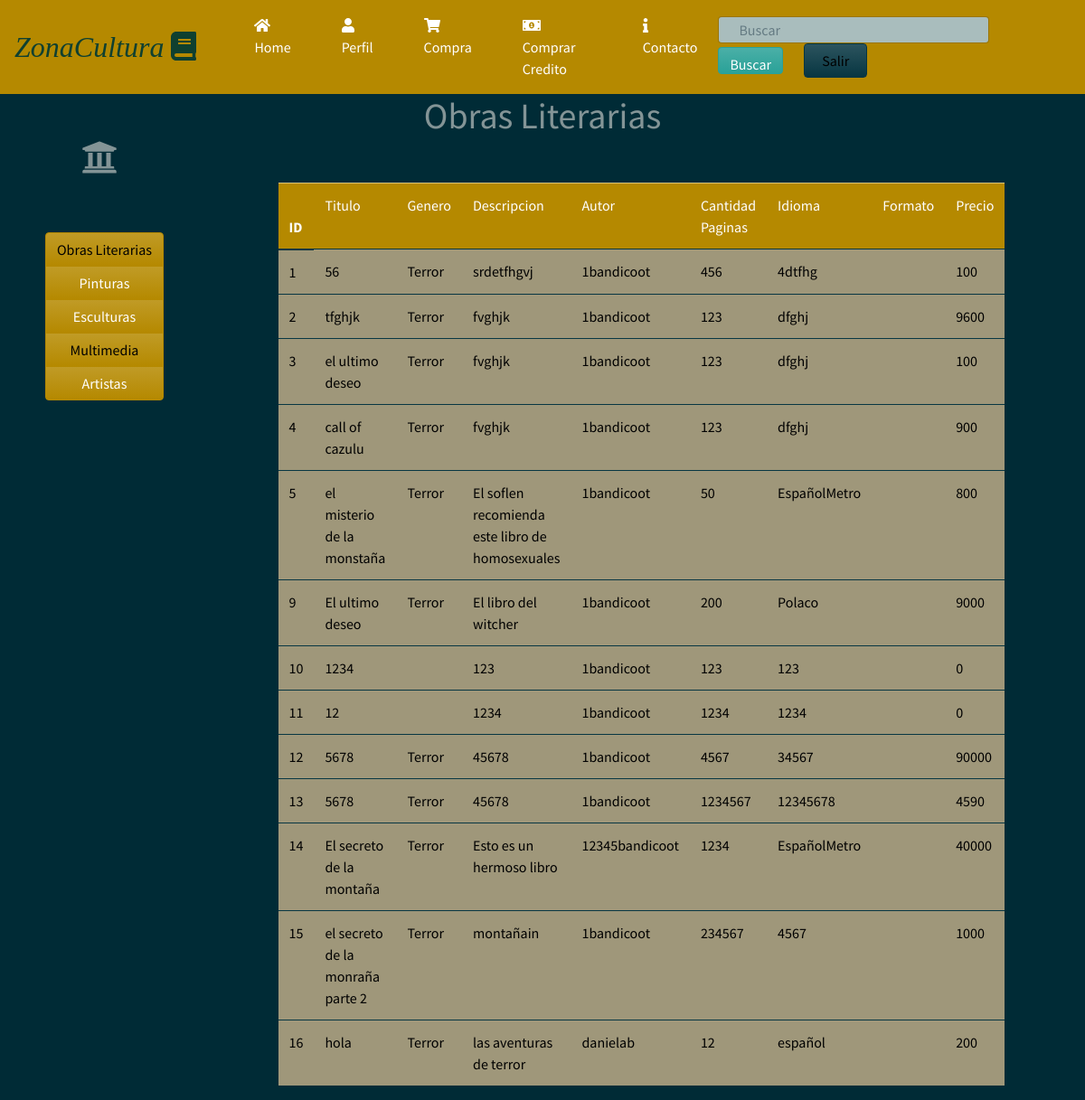
Before: /CatalogoLibros (signed in) with the older database file.
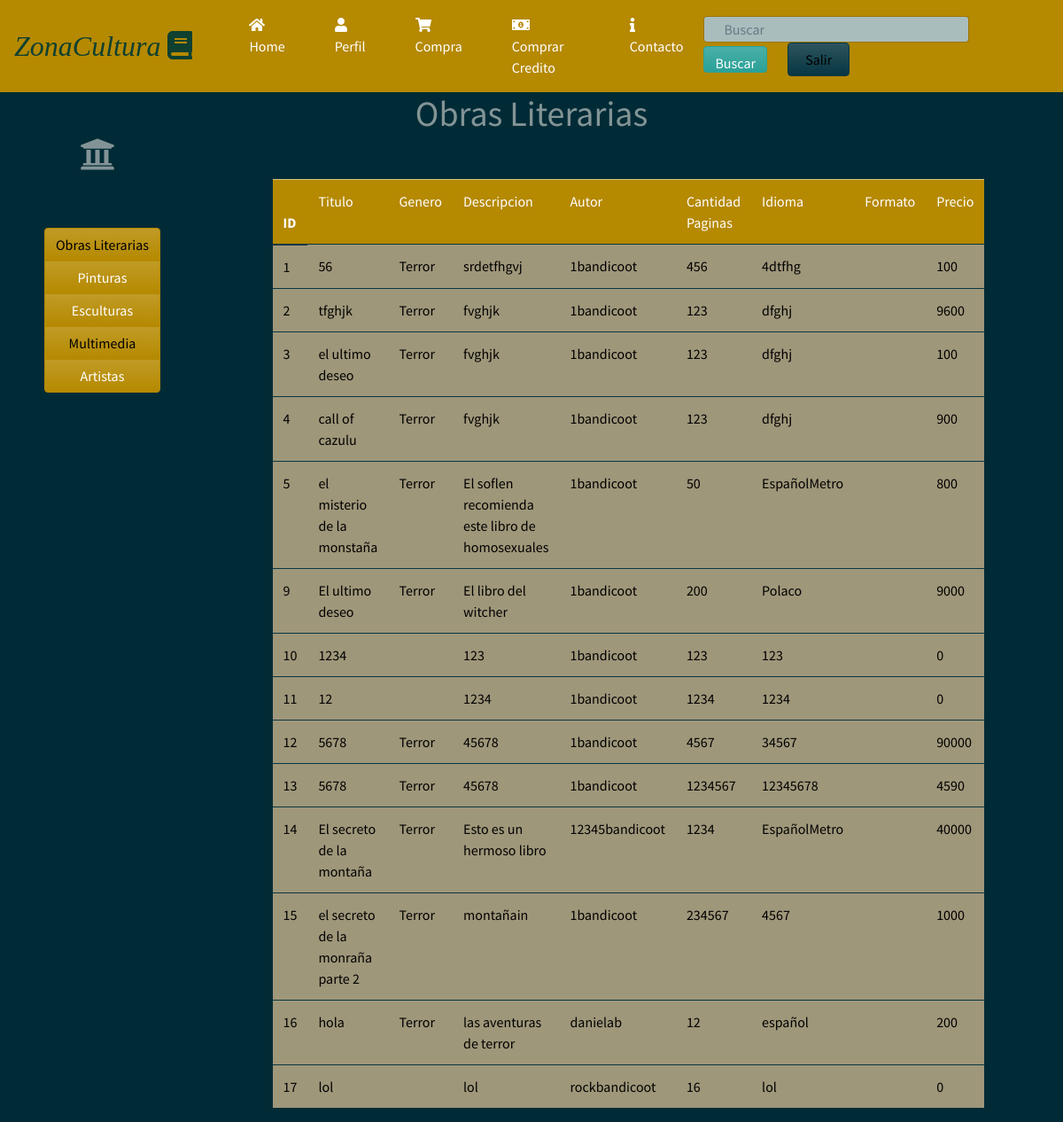
After: the same page with the newer database file.
### homePage/models.py (models this page shows, shortened)
class infoLibro(models.Model):
	user=models.ForeignKey(User,on_delete=models.SET_NULL, null=True)
	archivo=models.FileField(upload_to='contenido/books/', validators=[validate_file_extension],default='contenido/books/default.pdf')
	genero= models.ManyToManyField(GeneroLiterario)
	Titulo= models.CharField(max_length=50)
	Descripcion=models.TextField(max_length=2000)
	ISBN= models.IntegerField()
	PrecioLibro= models.IntegerField(default=0)
	CantidadPaginas=models.IntegerField()
	Idioma=models.CharField(max_length=15)
	imagen=models.ImageField(upload_to='images/books/covers/',default='images/books/covers/default.jpg', null=True,blank=True )

class GeneroLiterario(models.Model):
	nombre=models.CharField(max_length=50)

### homePage/views.py (the view)
# urls.py: url(r'^CatalogoLibros$',views.libros_view, name='catalogo libros'),
@login_required(login_url='/')
def libros_view(request):
	libros=infoLibro.objects.all()
	contexto={'libros':libros}
	return render(request, 'catalogolibros.html',contexto)

### homePage/templates/catalogolibros.html (shortened to what this page needs)
{% load staticfiles %}
<!DOCTYPE html>
<html>
<head>
  <link rel="stylesheet" type="text/css" href="{% static 'css/bootstrap1.min.css' %}">
  <link rel="stylesheet" href="https://use.fontawesome.com/releases/v5.0.8/css/solid.css">
    <link rel="stylesheet" href="static/css/paginahome.css">
</head>
<body>
  <nav class="navbar navbar-expand-lg navbar-dark bg-primary">
      <a class="navbar-brand"><em><font size="6" color="#0F4030" face="Trebuchet MS">ZonaCultura  <i class="fas fa-book"></i></font></em></a>
    <div class="collapse navbar-collapse" id="navbarColor01">
      <ul class="navbar-nav mr-auto">
          <li class="nav-item active">
            <a class="nav-link" href="/HomePage"><i class="fas fa-home"></i> Home<span class="sr-only">(current)</span></a>
          </li>
          <li class="nav-item active">
            <a class="nav-link" href="Perfil"><i class="fas fa-user"></i> Perfil</a>
          </li>
          <li class="nav-item active">
            <a class="nav-link" href="CarritoVista"><i class="fas fa-shopping-cart"></i> Compra</a>
          </li>
          <li class="nav-item active">
            <a class="nav-link" href="CompraCredito"><i class="fas fa-money-bill-alt"></i> Comprar Credito</a>
          </li>
          <li class="nav-item active">
            <a class="nav-link" href=""><i class="fas fa-info"></i>  Contacto</a>
          </li>
      </ul>
      <form class="form-inline my-2 my-lg-2">
        <div class="col-12">
            <input class="form-control mr-sm-0" type="text" placeholder="Buscar" id="input-search">
            <button class="btn btn-success" type="submit" id="Buscar">Buscar</button>
            <button class="btn btn-dark my-5 my-sm-0" type="submit" id="Salir"><a href="">Salir</a></button>
          </div>
      </form>
    </div>
  </nav>
<div>
    <div class="row">
      <div class="col col-3">
        <h1><i class="fas fa-university" id="lll"></i></h1>
          <div class="btn-group-vertical" data-toggle="buttons">
            <button type="button" class="btn btn-primary"><a href="CatalogoLibros">Obras Literarias</a></button>
            <button type="button" class="btn btn-primary">Pinturas</button>
            <button type="button" class="btn btn-primary">Esculturas</button>
            <button type="button" class="btn btn-primary"><a href="CatalogoMultimedia">Multimedia</a></button>
            <button type="button" class="btn btn-primary">Artistas</button>
          </div>
      </div>
      <div class="col col-6">
        <div class="container-lit conteiner">
          <h1 align="center">Obras Literarias</h1>
          <form class="site-form" method="post">
            <table class="table table-hover">
              <thead>
                <tr class="table-primary">
                  <th scope="row">ID</th>
                  <td>Titulo</td>
                  <td>Genero</td>
                  <td>Descripcion</td>
                  <td>Autor</td>
                  <td>Cantidad Paginas</td>
                  <td>Idioma</td>
                  <td>Formato</td>
                  <td>Precio</td>
                </tr>
              </thead>
              <tbody>
                {% if libros %}
                {% for libro in libros %}
                <tr>
                  <td><a href="Producto/ContenidoLiterario/{{libro.pk}}">{{libro.pk}}</td>
                  <td>{{libro.Titulo}}</a></td>
                  <td>
                  {% for genero in libro.genero.all %}
                  {{genero.nombre}}
                  {% endfor %}
                  </td>
                  <td>{{libro.Descripcion}}</td>
                  <td>{{libro.user.username}}</td>
                  <td>{{libro.CantidadPaginas}}</td>
                  <td>{{libro.Idioma}}</td>
                  <td>
                  </td>
                  <td>{{libro.PrecioLibro}}</td>
                </tr>
                {% endfor %}
                {% else %}
                <h1>No hay registros de libros</h1>
                {% endif %}
              </tbody>
            </table>
          </form>
        </div>
      </div>
      <div class="col col-3"></div>
    </div>
  </div>

### homePage/static/css/paginahome.css (style rules this page uses)
#input-search { width: 300px; height: 30px; text-indent: 10px; }
#Salir { width: 70px; margin-left: 20px; margin-right: 0 auto; background-color: #F59251; }
#Buscar { height: 30px; }
.table { margin-top: 50px; border-color: #000; background-color: #9F977A; color: black; }
.btn-group-vertical { margin-top: 0px; padding-top: 50px; margin-left: 50px; }
#lll { margin-top: 50px; margin-left: 90px; margin-bottom: 0px; }
.nav-link { margin-left: 40px; }
.btn a { color: black; }
td a { color: black; }

Changed rows visible on the page:
added infoLibro: pk "17", Titulo "lol", Descripcion "lol", user.username "rockbandicoot", CantidadPaginas "16", Idioma "lol", PrecioLibro "0"
